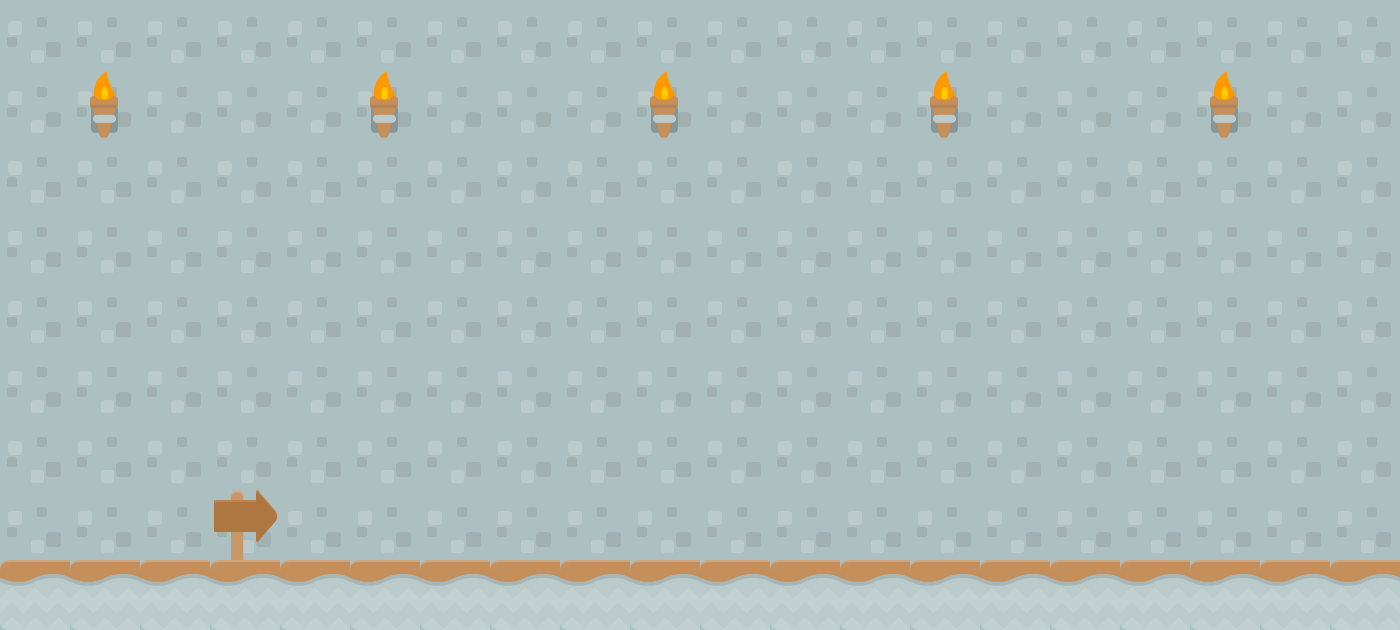

Below is a game level as drawn by its tile map, then a one-line description and the .tmx that defines it (tile-layer data replaced by summaries):
An orthogonal 20x9 tile map with 70x70 px tiles, 3 tile layers (background, foreground1, foreground2), 1 hidden layer not drawn, 2 tilesets.

<map version="1.0" orientation="orthogonal" width="20" height="9" tilewidth="70" tileheight="70">
 <tileset firstgid="1" name="background-tiles" tilewidth="70" tileheight="70">
  <image source="../img/background-tiles.png" width="910" height="910" />
 </tileset>
 <tileset firstgid="170" name="meta-tiles" tilewidth="70" tileheight="70">
  <image source="../img/meta-tiles.png" width="350" height="70" />
  <tile id="1">
   <properties>
    <property name="type" value="lslope" />
   </properties>
  </tile>
  <tile id="2">
   <properties>
    <property name="type" value="platform" />
   </properties>
  </tile>
  <tile id="3">
   <properties>
    <property name="type" value="rslope" />
   </properties>
  </tile>
  <tile id="4">
   <properties>
    <property name="type" value="solid" />
   </properties>
  </tile>
 </tileset>
 <layer name="background" width="20" height="9">
  <data>[180 cells, 180 non-empty, 1 distinct tile ids]</data>
 </layer>
 <layer name="foreground1" width="20" height="9">
  <data>[180 cells, 25 non-empty, 2 distinct tile ids]</data>
 </layer>
 <layer name="collision" width="20" height="9" visible="0">
  <data>[180 cells, 20 non-empty, 1 distinct tile ids]</data>
 </layer>
 <layer name="foreground2" width="20" height="9">
  <data>[180 cells, 1 non-empty, 1 distinct tile ids]</data>
 </layer>
</map>
